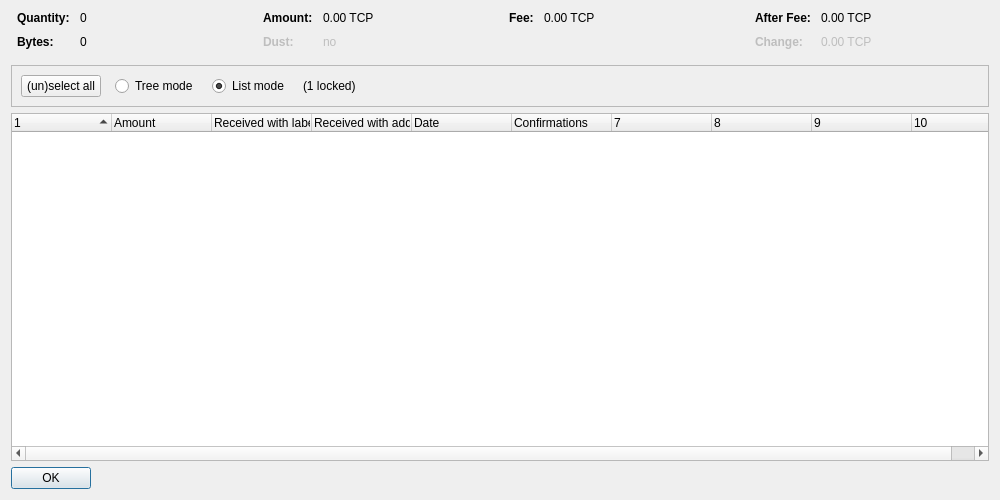
<?xml version="1.0" encoding="UTF-8"?>
<ui version="4.0">
 <class>CoinControlDialog</class>
 <widget class="QDialog" name="CoinControlDialog">
  <property name="geometry">
   <rect>
    <x>0</x>
    <y>0</y>
    <width>1000</width>
    <height>500</height>
   </rect>
  </property>
  <property name="windowTitle">
   <string>Coin Selection</string>
  </property>
  <layout class="QVBoxLayout" name="verticalLayout">
   <item>
    <layout class="QHBoxLayout" name="horizontalLayoutTop" stretch="0,0,0,0">
     <property name="topMargin">
      <number>0</number>
     </property>
     <property name="bottomMargin">
      <number>10</number>
     </property>
     <item>
      <layout class="QFormLayout" name="formLayoutCoinControl1">
       <property name="horizontalSpacing">
        <number>10</number>
       </property>
       <property name="verticalSpacing">
        <number>10</number>
       </property>
       <property name="leftMargin">
        <number>6</number>
       </property>
       <property name="rightMargin">
        <number>6</number>
       </property>
       <item row="0" column="0">
        <widget class="QLabel" name="labelCoinControlQuantityText">
         <property name="font">
          <font>
           <weight>75</weight>
           <bold>true</bold>
          </font>
         </property>
         <property name="text">
          <string>Quantity:</string>
         </property>
        </widget>
       </item>
       <item row="0" column="1">
        <widget class="QLabel" name="labelCoinControlQuantity">
         <property name="cursor">
          <cursorShape>IBeamCursor</cursorShape>
         </property>
         <property name="contextMenuPolicy">
          <enum>Qt::ActionsContextMenu</enum>
         </property>
         <property name="text">
          <string notr="true">0</string>
         </property>
         <property name="textInteractionFlags">
          <set>Qt::LinksAccessibleByMouse|Qt::TextSelectableByKeyboard|Qt::TextSelectableByMouse</set>
         </property>
        </widget>
       </item>
       <item row="1" column="0">
        <widget class="QLabel" name="labelCoinControlBytesText">
         <property name="font">
          <font>
           <weight>75</weight>
           <bold>true</bold>
          </font>
         </property>
         <property name="text">
          <string>Bytes:</string>
         </property>
        </widget>
       </item>
       <item row="1" column="1">
        <widget class="QLabel" name="labelCoinControlBytes">
         <property name="cursor">
          <cursorShape>IBeamCursor</cursorShape>
         </property>
         <property name="contextMenuPolicy">
          <enum>Qt::ActionsContextMenu</enum>
         </property>
         <property name="text">
          <string notr="true">0</string>
         </property>
         <property name="textInteractionFlags">
          <set>Qt::LinksAccessibleByMouse|Qt::TextSelectableByKeyboard|Qt::TextSelectableByMouse</set>
         </property>
        </widget>
       </item>
      </layout>
     </item>
     <item>
      <layout class="QFormLayout" name="formLayoutCoinControl2">
       <property name="horizontalSpacing">
        <number>10</number>
       </property>
       <property name="verticalSpacing">
        <number>10</number>
       </property>
       <property name="leftMargin">
        <number>6</number>
       </property>
       <property name="rightMargin">
        <number>6</number>
       </property>
       <item row="0" column="0">
        <widget class="QLabel" name="labelCoinControlAmountText">
         <property name="font">
          <font>
           <weight>75</weight>
           <bold>true</bold>
          </font>
         </property>
         <property name="text">
          <string>Amount:</string>
         </property>
        </widget>
       </item>
       <item row="0" column="1">
        <widget class="QLabel" name="labelCoinControlAmount">
         <property name="cursor">
          <cursorShape>IBeamCursor</cursorShape>
         </property>
         <property name="contextMenuPolicy">
          <enum>Qt::ActionsContextMenu</enum>
         </property>
         <property name="text">
          <string notr="true">0.00 TCP</string>
         </property>
         <property name="textInteractionFlags">
          <set>Qt::LinksAccessibleByMouse|Qt::TextSelectableByKeyboard|Qt::TextSelectableByMouse</set>
         </property>
        </widget>
       </item>
       <item row="1" column="0">
        <widget class="QLabel" name="labelCoinControlLowOutputText">
         <property name="enabled">
          <bool>false</bool>
         </property>
         <property name="font">
          <font>
           <weight>75</weight>
           <bold>true</bold>
          </font>
         </property>
         <property name="text">
          <string>Dust:</string>
         </property>
        </widget>
       </item>
       <item row="1" column="1">
        <widget class="QLabel" name="labelCoinControlLowOutput">
         <property name="enabled">
          <bool>false</bool>
         </property>
         <property name="cursor">
          <cursorShape>IBeamCursor</cursorShape>
         </property>
         <property name="contextMenuPolicy">
          <enum>Qt::ActionsContextMenu</enum>
         </property>
         <property name="text">
          <string notr="true">no</string>
         </property>
         <property name="textInteractionFlags">
          <set>Qt::LinksAccessibleByMouse|Qt::TextSelectableByKeyboard|Qt::TextSelectableByMouse</set>
         </property>
        </widget>
       </item>
      </layout>
     </item>
     <item>
      <layout class="QFormLayout" name="formLayoutCoinControl3">
       <property name="horizontalSpacing">
        <number>10</number>
       </property>
       <property name="verticalSpacing">
        <number>10</number>
       </property>
       <property name="leftMargin">
        <number>6</number>
       </property>
       <property name="rightMargin">
        <number>6</number>
       </property>
       <item row="0" column="0">
        <widget class="QLabel" name="labelCoinControlFeeText">
         <property name="font">
          <font>
           <weight>75</weight>
           <bold>true</bold>
          </font>
         </property>
         <property name="text">
          <string>Fee:</string>
         </property>
        </widget>
       </item>
       <item row="0" column="1">
        <widget class="QLabel" name="labelCoinControlFee">
         <property name="cursor">
          <cursorShape>IBeamCursor</cursorShape>
         </property>
         <property name="contextMenuPolicy">
          <enum>Qt::ActionsContextMenu</enum>
         </property>
         <property name="text">
          <string notr="true">0.00 TCP</string>
         </property>
         <property name="textInteractionFlags">
          <set>Qt::LinksAccessibleByMouse|Qt::TextSelectableByKeyboard|Qt::TextSelectableByMouse</set>
         </property>
        </widget>
       </item>
      </layout>
     </item>
     <item>
      <layout class="QFormLayout" name="formLayoutCoinControl4">
       <property name="horizontalSpacing">
        <number>10</number>
       </property>
       <property name="verticalSpacing">
        <number>10</number>
       </property>
       <property name="leftMargin">
        <number>6</number>
       </property>
       <property name="rightMargin">
        <number>6</number>
       </property>
       <item row="0" column="0">
        <widget class="QLabel" name="labelCoinControlAfterFeeText">
         <property name="font">
          <font>
           <weight>75</weight>
           <bold>true</bold>
          </font>
         </property>
         <property name="text">
          <string>After Fee:</string>
         </property>
        </widget>
       </item>
       <item row="0" column="1">
        <widget class="QLabel" name="labelCoinControlAfterFee">
         <property name="cursor">
          <cursorShape>IBeamCursor</cursorShape>
         </property>
         <property name="contextMenuPolicy">
          <enum>Qt::ActionsContextMenu</enum>
         </property>
         <property name="text">
          <string notr="true">0.00 TCP</string>
         </property>
         <property name="textInteractionFlags">
          <set>Qt::LinksAccessibleByMouse|Qt::TextSelectableByKeyboard|Qt::TextSelectableByMouse</set>
         </property>
        </widget>
       </item>
       <item row="1" column="0">
        <widget class="QLabel" name="labelCoinControlChangeText">
         <property name="enabled">
          <bool>false</bool>
         </property>
         <property name="font">
          <font>
           <weight>75</weight>
           <bold>true</bold>
          </font>
         </property>
         <property name="text">
          <string>Change:</string>
         </property>
        </widget>
       </item>
       <item row="1" column="1">
        <widget class="QLabel" name="labelCoinControlChange">
         <property name="enabled">
          <bool>false</bool>
         </property>
         <property name="cursor">
          <cursorShape>IBeamCursor</cursorShape>
         </property>
         <property name="contextMenuPolicy">
          <enum>Qt::ActionsContextMenu</enum>
         </property>
         <property name="text">
          <string notr="true">0.00 TCP</string>
         </property>
         <property name="textInteractionFlags">
          <set>Qt::LinksAccessibleByMouse|Qt::TextSelectableByKeyboard|Qt::TextSelectableByMouse</set>
         </property>
        </widget>
       </item>
      </layout>
     </item>
    </layout>
   </item>
   <item>
    <widget class="QFrame" name="frame">
     <property name="minimumSize">
      <size>
       <width>0</width>
       <height>40</height>
      </size>
     </property>
     <property name="frameShape">
      <enum>QFrame::StyledPanel</enum>
     </property>
     <property name="frameShadow">
      <enum>QFrame::Sunken</enum>
     </property>
     <layout class="QHBoxLayout" name="horizontalLayout">
      <item>
       <layout class="QHBoxLayout" name="horizontalLayoutPanel" stretch="0,0,0,0,0">
        <property name="spacing">
         <number>14</number>
        </property>
        <item>
         <widget class="QPushButton" name="pushButtonSelectAll">
          <property name="sizePolicy">
           <sizepolicy hsizetype="Maximum" vsizetype="Fixed">
            <horstretch>0</horstretch>
            <verstretch>0</verstretch>
           </sizepolicy>
          </property>
          <property name="text">
           <string>(un)select all</string>
          </property>
          <property name="autoDefault">
           <bool>false</bool>
          </property>
         </widget>
        </item>
        <item>
         <widget class="QRadioButton" name="radioTreeMode">
          <property name="sizePolicy">
           <sizepolicy hsizetype="Maximum" vsizetype="Fixed">
            <horstretch>0</horstretch>
            <verstretch>0</verstretch>
           </sizepolicy>
          </property>
          <property name="text">
           <string>Tree mode</string>
          </property>
         </widget>
        </item>
        <item>
         <widget class="QRadioButton" name="radioListMode">
          <property name="sizePolicy">
           <sizepolicy hsizetype="Maximum" vsizetype="Fixed">
            <horstretch>0</horstretch>
            <verstretch>0</verstretch>
           </sizepolicy>
          </property>
          <property name="text">
           <string>List mode</string>
          </property>
          <property name="checked">
           <bool>true</bool>
          </property>
         </widget>
        </item>
        <item>
         <widget class="QLabel" name="labelLocked">
          <property name="text">
           <string notr="true">(1 locked)</string>
          </property>
         </widget>
        </item>
        <item>
         <spacer name="horizontalSpacer">
          <property name="orientation">
           <enum>Qt::Horizontal</enum>
          </property>
          <property name="sizeHint" stdset="0">
           <size>
            <width>40</width>
            <height>20</height>
           </size>
          </property>
         </spacer>
        </item>
       </layout>
      </item>
     </layout>
    </widget>
   </item>
   <item>
    <widget class="CoinControlTreeWidget" name="treeWidget">
     <property name="contextMenuPolicy">
      <enum>Qt::CustomContextMenu</enum>
     </property>
     <property name="sortingEnabled">
      <bool>false</bool>
     </property>
     <property name="columnCount">
      <number>10</number>
     </property>
     <attribute name="headerShowSortIndicator" stdset="0">
      <bool>true</bool>
     </attribute>
     <attribute name="headerStretchLastSection">
      <bool>false</bool>
     </attribute>
     <column>
      <property name="text">
       <string/>
      </property>
     </column>
     <column>
      <property name="text">
       <string>Amount</string>
      </property>
     </column>
     <column>
      <property name="text">
       <string>Received with label</string>
      </property>
     </column>
     <column>
      <property name="text">
       <string>Received with address</string>
      </property>
     </column>
     <column>
      <property name="text">
       <string>Date</string>
      </property>
     </column>
     <column>
      <property name="text">
       <string>Confirmations</string>
      </property>
      <property name="toolTip">
       <string>Confirmed</string>
      </property>
     </column>
     <column>
      <property name="text">
       <string/>
      </property>
     </column>
     <column>
      <property name="text">
       <string/>
      </property>
     </column>
     <column>
      <property name="text">
       <string/>
      </property>
     </column>
     <column>
      <property name="text">
       <string/>
      </property>
     </column>
    </widget>
   </item>
   <item>
    <widget class="QDialogButtonBox" name="buttonBox">
     <property name="sizePolicy">
      <sizepolicy hsizetype="Maximum" vsizetype="Fixed">
       <horstretch>0</horstretch>
       <verstretch>0</verstretch>
      </sizepolicy>
     </property>
     <property name="orientation">
      <enum>Qt::Horizontal</enum>
     </property>
     <property name="standardButtons">
      <set>QDialogButtonBox::Ok</set>
     </property>
    </widget>
   </item>
  </layout>
 </widget>
 <customwidgets>
  <customwidget>
   <class>CoinControlTreeWidget</class>
   <extends>QTreeWidget</extends>
   <header>qt/coincontroltreewidget.h</header>
  </customwidget>
 </customwidgets>
 <resources/>
 <connections/>
</ui>
